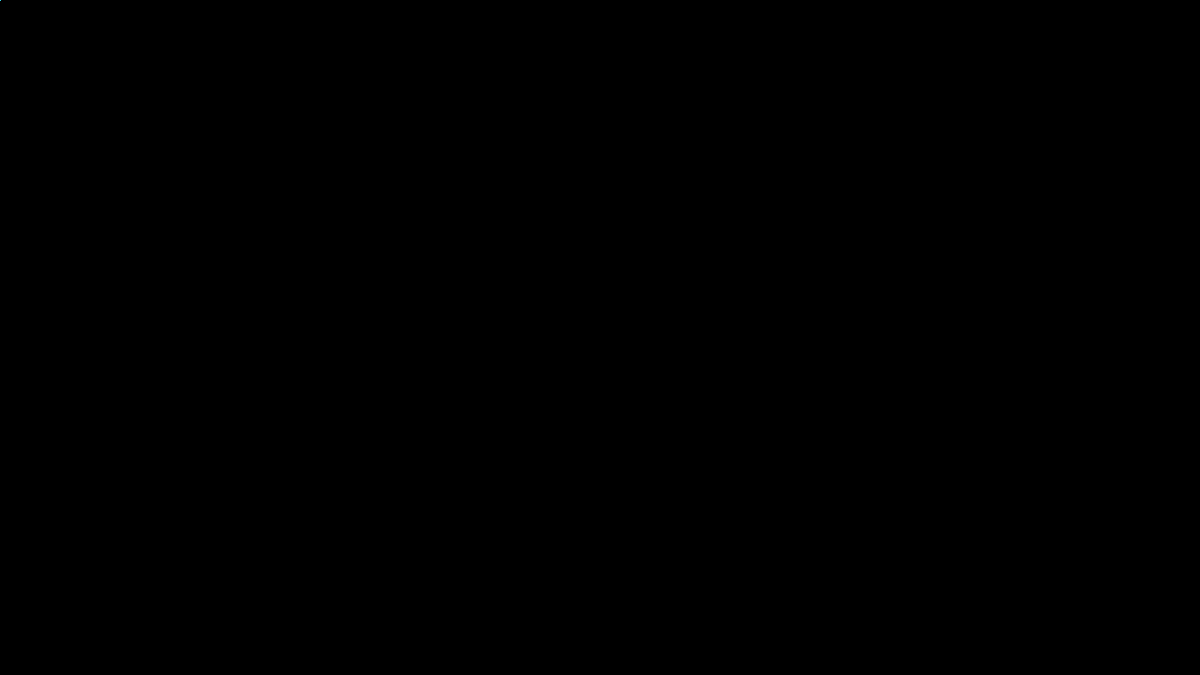
Frame 1 (no input)
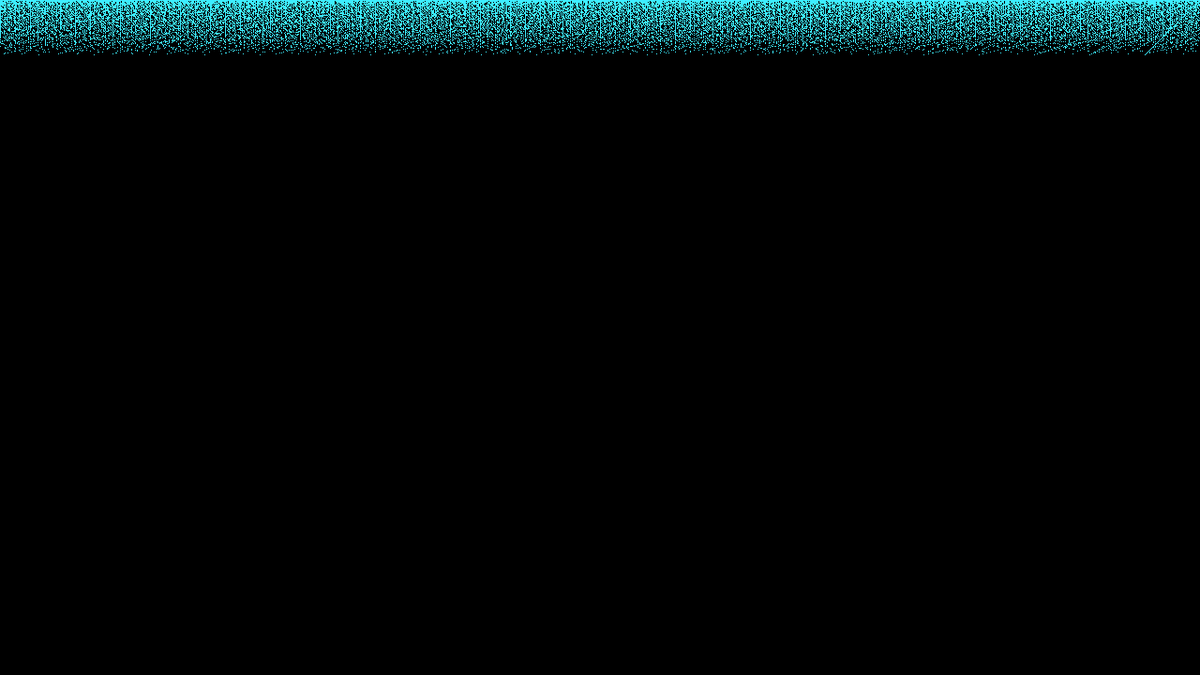
Frame 60 (the mouse pressed at the canvas centre just before this capture)
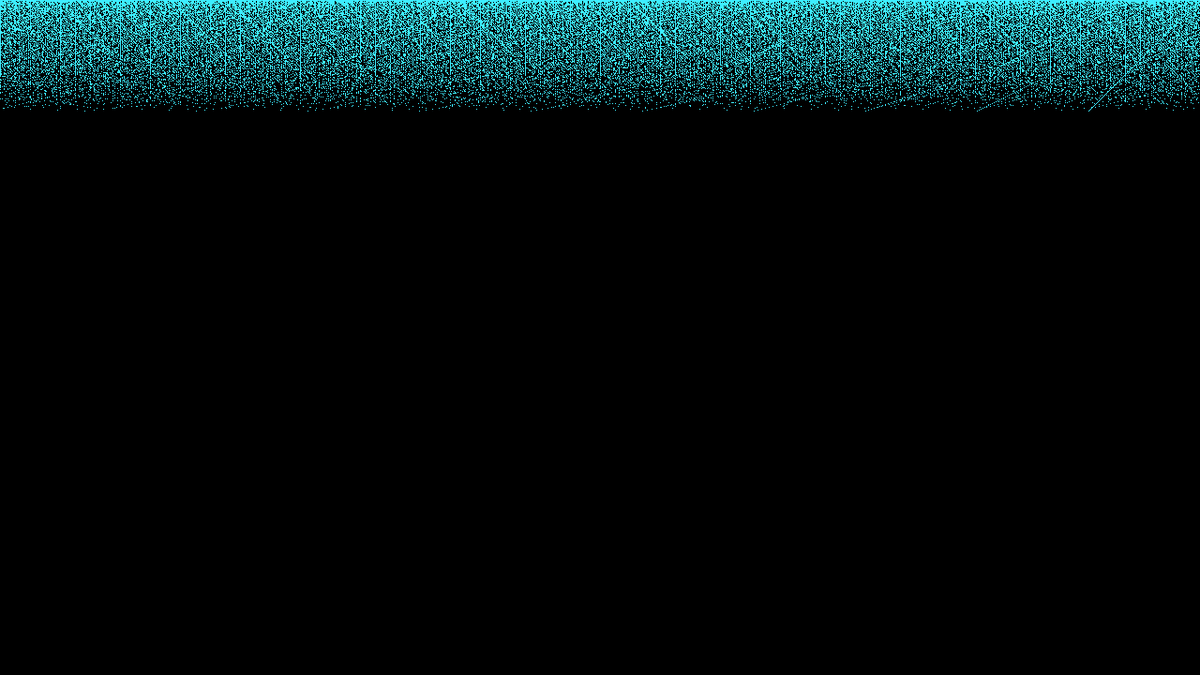
Frame 120 (the mouse held since frame 60 and released just before this capture)

The Processing sketch that drew these frames (run headless with seeded random() and noise(); from frame 60 on, the mouse is pressed at the canvas centre):

// Processing sketch: VyralGlitching2
// ── VyralGlitching2.pde
int y=0, z=0;
color []colors = {#3DEDFF, #E868CE, #FDFF00, #00FFB1, #FF0000}; 

void setup(){
  size(1280,720);
  background(0);
}

void draw(){
  //background(0);
  //fill(0,0,0,10); rect(0,0,width, height);
  loadPixels();
  for(int x=0;x<width;x++){
    pixels[x*y]=color(colors[(z)%colors.length]);
  }
  updatePixels();
  y++;
  if(y%200==0) z++;
  if(y>height) {
    y=0;
  }
}
